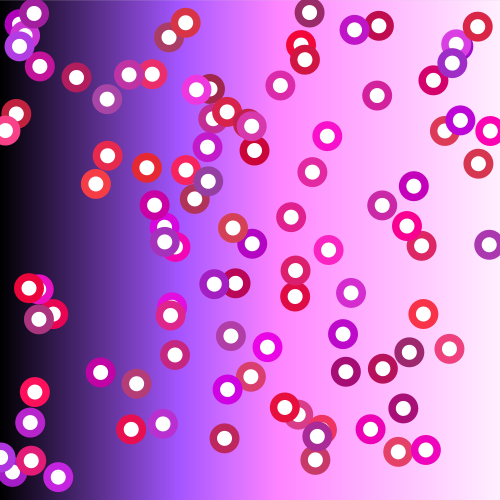
Frame 1 (no input)
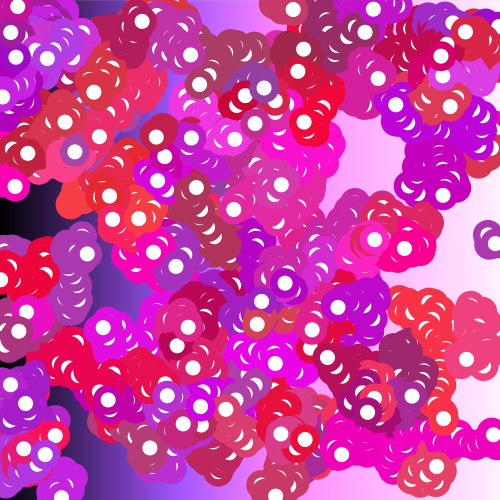
Frame 60 (the mouse pressed at the canvas centre just before this capture)
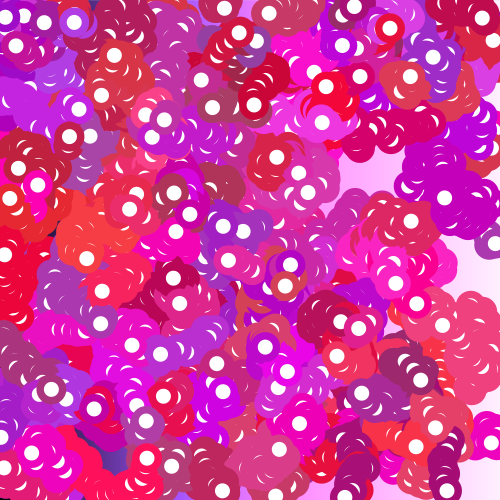
Frame 120 (the mouse held since frame 60 and released just before this capture)

The Processing sketch that drew these frames (run headless with seeded random() and noise(); from frame 60 on, the mouse is pressed at the canvas centre):

// Processing sketch: processing_3161
// ── processing_3161.pde

Pincel[] p;



void setup(){
  size(500, 500);
  colorMode(RGB);
  for (int i = 0; i <500; i++){
    float r = 0 + (i*0.92);
    float g = 0 + (i*0.48);
    float b = 0 + (i*1.43);
    stroke(r,g,b);
    line(i,0,i,500);
  }

  smooth();

  p = new Pincel[100];

  for(int i = 0; i < 100; i++){
    p[i] = new Pincel();
  }
}


void draw(){

  for(int i = 0; i < 100; i++){
    p[i].dibuja();
  }

}


class Pincel{
  float x, y;
  float diam;
  color col;
  int edad, edadMax;

  Pincel(){
    x = random(width);
    y = random(height);
    diam = 30;
    col = color(random(150,255),random(0,70),random(50,230));
    edad = 1;
    edadMax = round(random(500, 1000));
  }

  void dibuja(){
    calc();
    noStroke();

    fill(col);
    ellipse(x,y, diam, diam); 

    fill(255,255,255);
    ellipse(x,y, diam/2, diam/2);
  }

  void calc(){
    x += random(-10, 10);
    y += random(-10, 10);

    x = x % width;
    y = y % height;

    if (x < 0) x *= -1;
    if (y < 0) y *= -1;

    edad ++;

    if(edad >= edadMax) col = color(0);

  }
  //if(Pincel.color(0) = true) exit();

}
void keyPressed(){
  noLoop();
}

void mousePressed(){
  redraw();
  loop();
}
